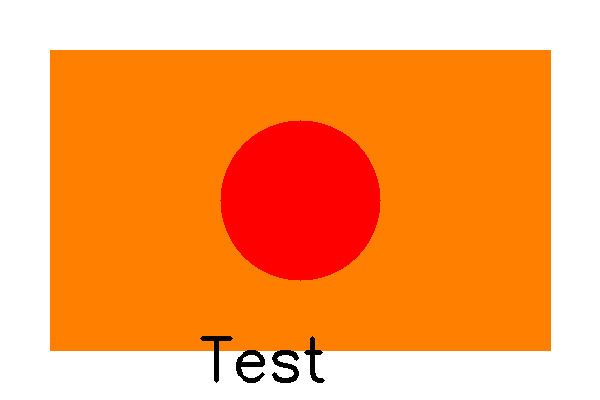
#> input picture test_image.png, 600 x 400 px
$ python multisize_images_improved.py test_image.png
#> lines starting #> are read from the running program, lines starting #| are printed output that depends on the picture; after the words box and inside, x2 and y2 are one past the last pixel; in counts of white or black regions, pixels touching at a corner belong together
### seam_carving.py
import cv2 as cv
import numpy as np
from scipy.sparse.linalg import spsolve
from scipy.sparse import lil_matrix

def e1(image):
    gray = cv.cvtColor(image, cv.COLOR_BGR2GRAY)
    sobelx = cv.Sobel(gray, cv.CV_64F, 1, 0, ksize=3)
    sobely = cv.Sobel(gray, cv.CV_64F, 0, 1, ksize=3)
    return np.hypot(sobelx, sobely)

# [9 lines left out: function ehog, not called in this run]

def compute_energy(image, function):
    return function(image)

# [17 lines left out: function optimal_seam_vert, not called in this run]

def optimal_seam_hor(energy):
    seam, costs = optimal_seam_vert(energy.T)
    return seam, costs

# [35 lines left out: functions remove_seam_vert, remove_seam_hor, add_seam_vert, add_seam_hor, _remove_seam_vert_2d, not called in this run]

def _remove_seam_hor_2d(array, seam):
    return _remove_seam_vert_2d(array.T, seam).T

# [291 lines left out: functions find_k_seams_vert, find_k_seams_hor, add_k_seams_vert, add_k_seams_hor, add_k_seams_index, transport_map and 10 more, not called in this run]

# [13 lines that do not run on import are left out]

### multisize_images_improved.py
import cv2 as cv
import numpy as np
from scipy.optimize import linear_sum_assignment
from seam_carving import e1

def compute_consistent_maps(img, energy_func=e1):
    rows, cols, _ = img.shape
    energy = energy_func(img)

    # 1. Calcul des coutures verticales (0-connectées)
    v_paths = np.zeros((rows, cols), dtype=np.int32)
    v_paths[0, :] = np.arange(cols) # Initialisation à la première ligne

    # Stocker les arêtes diagonales utilisées: set de ((y, x), (y+1, x'))
    used_diagonals_v = set()

    print("Calcul des coutures verticales (Algorithme Hongrois)...")
    for y in range(rows - 1):
        # Matrice de coût
        cost_matrix = np.full((cols, cols), 1e9, dtype=np.float32)
        for x in range(cols):
            # Voisins valides
            for dx in [-1, 0, 1]:
                x_next = x + dx
                if 0 <= x_next < cols:
                    cost_matrix[x, x_next] = energy[y+1, x_next]

        row_ind, col_ind = linear_sum_assignment(cost_matrix)
        v_paths[y+1, col_ind] = v_paths[y, row_ind]

        # Enregistrer les diagonales utilisées
        for i in range(cols):
            x1 = row_ind[i]
            x2 = col_ind[i]
            if x1 != x2:
                used_diagonals_v.add(((y, x1), (y+1, x2)))

    # Organiser et trier les coutures verticales pour obtenir la V-Map
    v_seam_energies = np.zeros(cols)
    for c in range(cols):
        mask = (v_paths == c)
        v_seam_energies[c] = energy[mask].sum()

    removal_order_v = np.argsort(v_seam_energies)
    v_order_to_time = {seam_id: t+1 for t, seam_id in enumerate(removal_order_v)}

    V_map = np.zeros((rows, cols), dtype=np.int32)
    for y in range(rows):
        for x in range(cols):
            seam_id = v_paths[y, x]
            V_map[y, x] = v_order_to_time[seam_id]

    # 2. Calcul des coutures horizontales avec contrainte de consistance
    h_paths = np.zeros((rows, cols), dtype=np.int32)
    h_paths[:, 0] = np.arange(rows)

    print("Calcul des coutures horizontales (Algorithme Hongrois)...")
    for x in range(cols - 1):
        cost_matrix = np.full((rows, rows), 1e9, dtype=np.float32)
        for y in range(rows):
            for dy in [-1, 0, 1]:
                y_next = y + dy
                if 0 <= y_next < rows:
                    # check de la consistance (pas de croisement diagonal)
                    # La verticale a utilisé (x, y_next) -> (x+1, y) ?
                    conflict = False
                    if dy == 1:
                        # H-seam: (y, x) -> (y+1, x+1). V-seam diagonale croisée: (y, x+1) -> (y+1, x)
                        if ((y, x+1), (y+1, x)) in used_diagonals_v:
                            conflict = True
                    elif dy == -1:
                        # H-seam: (y, x) -> (y-1, x+1). V-seam diagonale croisée: (y-1, x) -> (y, x+1)
                        if ((y-1, x), (y, x+1)) in used_diagonals_v:
                            conflict = True

                    if not conflict:
                        cost_matrix[y, y_next] = energy[y_next, x+1]

        row_ind, col_ind = linear_sum_assignment(cost_matrix)
        h_paths[col_ind, x+1] = h_paths[row_ind, x]

    h_seam_energies = np.zeros(rows)
    for r in range(rows):
        mask = (h_paths == r)
        h_seam_energies[r] = energy[mask].sum()

    removal_order_h = np.argsort(h_seam_energies)
    h_order_to_time = {seam_id: t+1 for t, seam_id in enumerate(removal_order_h)}

    H_map = np.zeros((rows, cols), dtype=np.int32)
    for y in range(rows):
        for x in range(cols):
            seam_id = h_paths[y, x]
            H_map[y, x] = h_order_to_time[seam_id]

    return V_map, H_map

def instant_resize_2d(img, V_map, H_map, target_w, target_h):
    rows, cols, _ = img.shape
    seams_to_remove_w = cols - target_w
    seams_to_remove_h = rows - target_h

    # 1. Traiter la largeur (réduction ou agrandissement)
    temp_img = np.zeros((rows, target_w, 3), dtype=img.dtype)
    temp_H_map = np.zeros((rows, target_w), dtype=np.int32)

    for y in range(rows):
        row_pixels = img[y]
        row_h = H_map[y]
        row_v = V_map[y]

        if seams_to_remove_w > 0:
            # Réduction : on garde > seams_to_remove
            mask_v = row_v > seams_to_remove_w
            ext_img = row_pixels[mask_v]
            ext_h = row_h[mask_v]
        else:
            # Agrandissement : On duplique les k premiers pixels (ordre d'énergie)
            k = -seams_to_remove_w
            ext_img = []
            ext_h = []
            for x in range(cols):
                ext_img.append(row_pixels[x])
                ext_h.append(row_h[x])
                # Duplication si le pixel fait partie des "premières" coutures
                if row_v[x] <= k:
                    ext_img.append(row_pixels[x])
                    ext_h.append(row_h[x])
            ext_img = np.array(ext_img)
            ext_h = np.array(ext_h)

        valid_w = min(target_w, len(ext_img))
        temp_img[y, :valid_w] = ext_img[:valid_w]
        temp_H_map[y, :valid_w] = ext_h[:valid_w]

    # 2. Traiter la hauteur sur l'image temporaire
    new_img = np.zeros((target_h, target_w, 3), dtype=img.dtype)

    for x in range(target_w):
        col_pixels = temp_img[:, x]
        col_h = temp_H_map[:, x]

        if seams_to_remove_h > 0:
            mask_h = col_h > seams_to_remove_h
            ext_img2 = col_pixels[mask_h]
        else:
            # Agrandissement
            k = -seams_to_remove_h
            ext_img2 = []
            for y in range(rows):
                ext_img2.append(col_pixels[y])
                if col_h[y] <= k:
                    ext_img2.append(col_pixels[y])
            ext_img2 = np.array(ext_img2)

        valid_h = min(target_h, len(ext_img2))
        new_img[:valid_h, x] = ext_img2[:valid_h]

    return new_img

if __name__ == '__main__':
    import argparse
    parser = argparse.ArgumentParser(description="Redimensionnement interactif 2D (Hongrois)")
    parser.add_argument("image", help="Chemin vers l'image")
    args = parser.parse_args()

    img_path = args.image
    img = cv.imread(img_path)
#> img is the input picture: shape (400, 600, 3); mean B, G, R 93.4, 163, 253.3
    # Réduction forte de l'image de base car l'algorithme hongrois sur des matrices N*N est très lourd
    #img = cv.resize(img, (300, int(300 * img.shape[0] / img.shape[1])))

    print(f"Dimension : {img.shape}")
#| Dimension : (400, 600, 3)
    V_map, H_map = compute_consistent_maps(img)
#> in e1, `sobely = cv.Sobel(gray, cv.CV_64F, 0, 1, ksize=3)`:
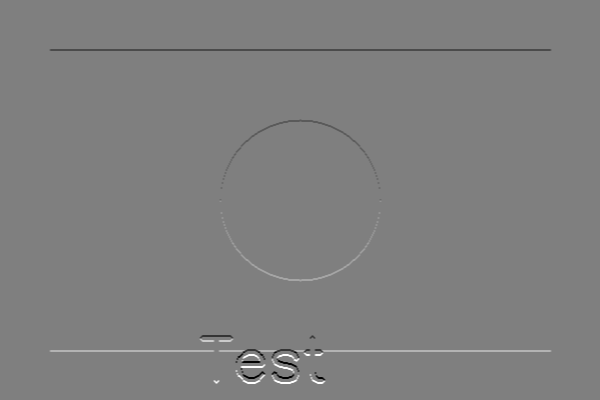
#> sobely: shape (400, 600) float64; min -1020, max 1020, mean 0; drawn with min black and max white
#> in compute_consistent_maps, `v_paths[0, :] = np.arange(cols)`: v_paths: shape (400, 600) int32; 600 distinct labels, from 0 to 599
#> after the loop in compute_consistent_maps, `for y in range(rows - 1):`:
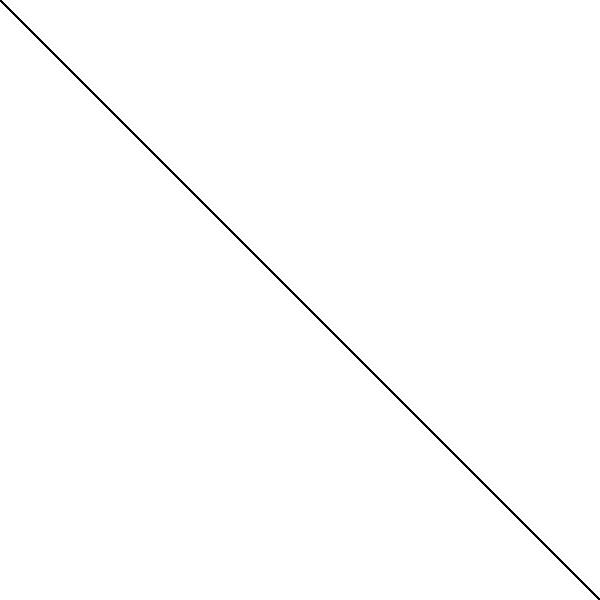
#> cost_matrix: shape (600, 600) float32; values 0 (black) and 1e+09 (white), 99.5% white; black in thin lines or dots
#> after the loop in compute_consistent_maps, `for y in range(rows - 1):`:
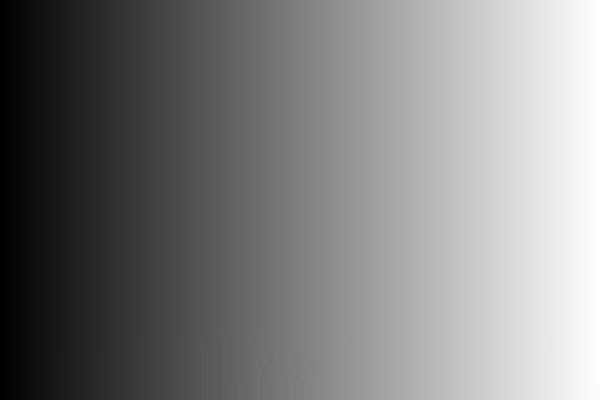
#> v_paths: shape (400, 600) int32; min 0, max 599, mean 299.5; drawn with min black and max white
#> after the loop in compute_consistent_maps, `for y in range(rows - 1):`: used_diagonals_v = 176880 items
#> the loop in compute_consistent_maps, `for c in range(cols):` made 600 passes
#> pass 1, in compute_consistent_maps, `mask = (v_paths == c)`:
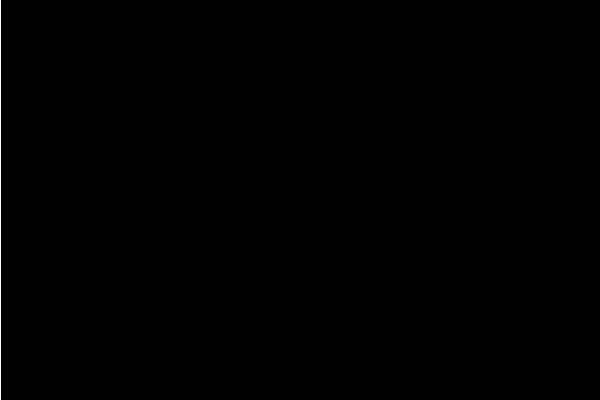
#> mask: shape (400, 600) bool; 0.17% white in thin lines or dots, all inside (x1, y1, x2, y2) = (0, 0, 1, 400)
#> after the loop in compute_consistent_maps, `for c in range(cols):`: v_seam_energies = 600 values, max 125335.9 at index 49, min 0 at index 0, mean 4650.8
#> in compute_consistent_maps, `removal_order_v = np.argsort(v_seam_energies)`: removal_order_v = 600 values, max 599 at index 93, min 0 at index 94, mean 299.5
#> in compute_consistent_maps, `v_order_to_time = {seam_id: t+1 for t, seam_id in enumerate(removal_or..`: v_order_to_time = 600 items
#> after the loop in compute_consistent_maps, `for y in range(rows):`:
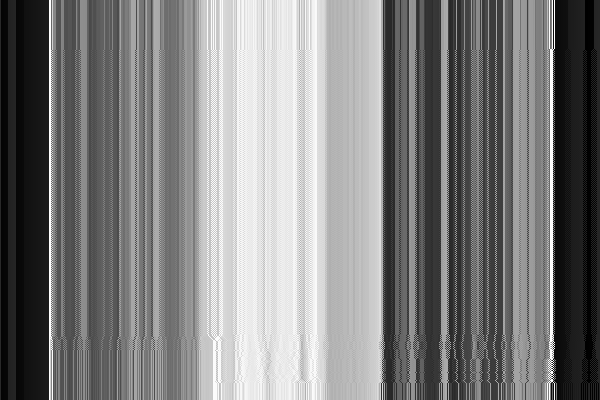
#> V_map: shape (400, 600) int32; min 1, max 600, mean 300.5; drawn with min black and max white
#> in compute_consistent_maps, `h_paths[:, 0] = np.arange(rows)`: h_paths: shape (400, 600) int32; 400 distinct labels, from 0 to 399
#> after the loop in compute_consistent_maps, `for x in range(cols - 1):`: cost_matrix: shape (400, 400) float32; values 0 (black) and 1e+09 (white), 99.3% white; black in thin lines or dots
#> after the loop in compute_consistent_maps, `for x in range(cols - 1):`:
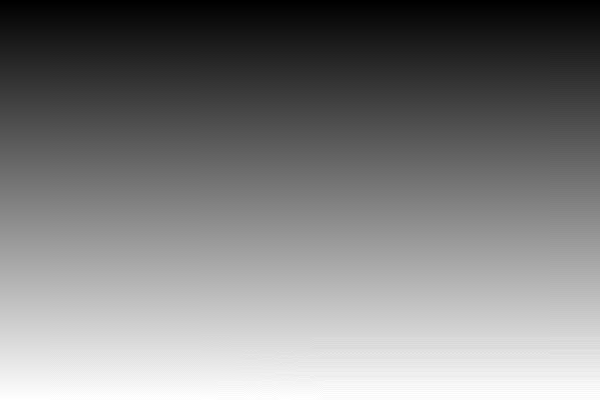
#> h_paths: shape (400, 600) int32; min 0, max 399, mean 199.5; drawn with min black and max white
#> after the loop in compute_consistent_maps, `for r in range(rows):`: h_seam_energies = 400 values, max 208535.9 at index 49, min 0 at index 0, mean 6976.2
#> in compute_consistent_maps, `removal_order_h = np.argsort(h_seam_energies)`: removal_order_h = 400 values, max 399 at index 61, min 0 at index 0, mean 199.5
#> in compute_consistent_maps, `h_order_to_time = {seam_id: t+1 for t, seam_id in enumerate(removal_or..`: h_order_to_time = 400 items
#> after the loop in compute_consistent_maps, `for y in range(rows):`:
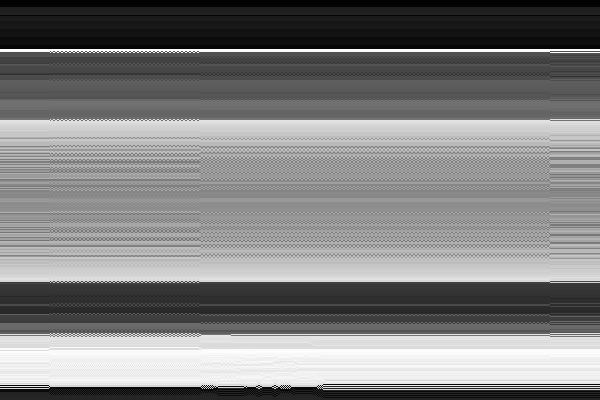
#> H_map: shape (400, 600) int32; min 1, max 400, mean 200.5; drawn with min black and max white

    original_h, original_w = img.shape[:2]
#> original_h = 400; original_w = 600
    target_width = original_w
#> target_width = 600
    target_height = original_h
#> target_height = 400

    window_name = 'Multisize 2D - Fleches: redimensionner, ESC: quitter'
    cv.namedWindow(window_name)

    print("Commandes:")
    print(" - Flèche Droite  : Agrandir la largeur")
    print(" - Flèche Gauche  : Réduire la largeur")
    print(" - Flèche Haut    : Agrandir la hauteur")
    print(" - Flèche Bas     : Réduire la hauteur")
    print(" - Echap ou 'q'   : Quitter")

    while True:
        resized = instant_resize_2d(img, V_map, H_map, target_width, target_height)
        cv.imshow(window_name, resized)

        key = cv.waitKeyEx(0)
#> (key q is pressed here)
        if key == 27 or key == ord('q'): # ESC
            break
        elif key in (65363, 2555904, 83): # Right Arrow
            target_width += 5
            print(f"Nouvelle largeur: {target_width}")
        elif key in (65361, 2424832, 81): # Left Arrow
            if target_width > 20:
                target_width -= 5
                print(f"Nouvelle largeur: {target_width}")
        elif key in (65364, 2621440, 84): # Down Arrow
            if target_height > 20:
                target_height -= 5
                print(f"Nouvelle hauteur: {target_height}")
        elif key in (65362, 2490368, 82): # Up Arrow
            target_height += 5
            print(f"Nouvelle hauteur: {target_height}")

    cv.destroyAllWindows()
